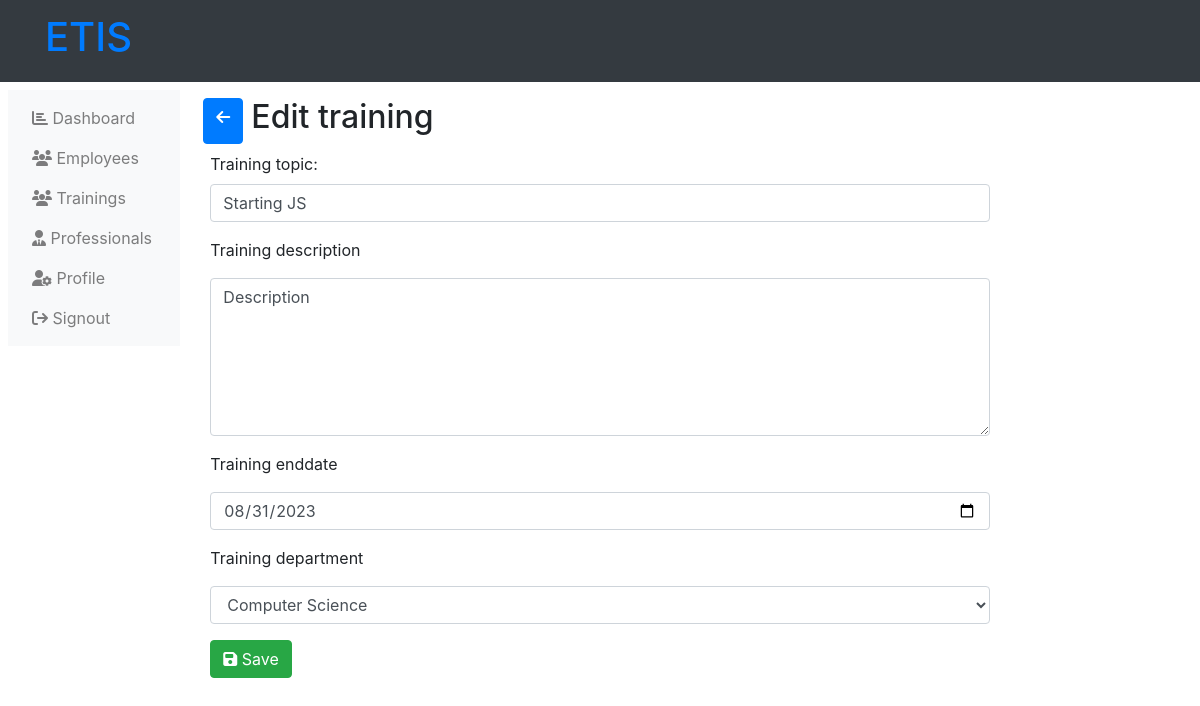
Screenshot of /administrator-edit-training.php?training_id=11 (signed in) with the database file from the repository.
### tables this page shows
CREATE TABLE `trainings` (
  `training_id` int(11) NOT NULL,
  `training_topic` varchar(255) NOT NULL,
  `training_description` text NOT NULL DEFAULT 'This is the defaullt description of the trainings',
  `training_start` varchar(255) NOT NULL,
  `training_end` varchar(255) NOT NULL,
  `training_cover` varchar(255) NOT NULL,
  `training_depart` int(11) NOT NULL,
  `training_status` varchar(255) NOT NULL
);

CREATE TABLE `departments` (
  `depart_id` int(11) NOT NULL,
  `depart_name` varchar(255) NOT NULL
);

### administrator-edit-training.php (the view, shortened to what this page needs)
<?php
    include('php/connection.php');
?>
<!DOCTYPE html>
<html lang="en">
<head>
    <link rel="stylesheet" href="https://maxcdn.bootstrapcdn.com/bootstrap/4.5.2/css/bootstrap.min.css">
    <link rel="stylesheet" href="https://cdnjs.cloudflare.com/ajax/libs/font-awesome/6.4.2/css/all.min.css" />
</head>
<body>
    <?php include("php/administration-header.php"); ?>
    <div class="">
        <div class="row p-2">
            <?php
                include("php/administration-left-links.php");
            ?>
            <div class="col-md-8">
                <?php
                    if (!$_GET['training_id']) {
                        ?>
                        <p class="alert alert-danger">
                            No training sent to server.
                        </p>
                        <?php
                    }
                    else {
                        $training = $_GET['training_id'];
                        $checktraing_exists = mysqli_query($server,"SELECT * from trainings WHERE training_id ='$training'");
                        if (mysqli_num_rows($checktraing_exists) != 1) {
                            ?>
                            <p class="alert alert-danger">
                                Training doesn't exist.
                            </p>
                            <?php
                        }
                        else {
                            $data_training_exists = mysqli_fetch_array($checktraing_exists);
                            $training_topic = $data_training_exists['training_topic'];
                            ?>
                            <div class="row p-2">
                                <a href="administration-trainings.php" class="btn btn-primary">
                                    <i class="fas fa-arrow-left"></i>
                                </a>
                                <h2 class="ml-2">Edit training</h2>
                            </div>
                            <form action="" method="post" enctype="multipart/form-data">
                                <div class="form-group">
                                    <label for="content">Training topic:</label>
                                    <input type="text" name="topic" class="form-control" value="<?php echo $training_topic; ?>">
                                </div>
                                <p>
                                    Training description
                                </p>
                                <p>
                                    <textarea name="descri" placeholder="Type..." rows="6" class="form-control"><?php echo $data_training_exists['training_description']; ?></textarea>
                                </p>
                                <p>
                                    Training enddate
                                </p>
                                <p>
                                    <input type="date" name="end" placeholder="Type..." value="<?php echo $data_training_exists['training_end']; ?>" class="form-control">
                                </p>
                                <p>
                                    Training department
                                </p>
                                <p>
                                    <select name="depart" id="" class="form-control">
                                        <?php
                                            $depart_ment= $data_training_exists['training_depart'];
                                            $get_depart_inf = mysqli_fetch_array(mysqli_query($server,"SELECT * from
                                                departments WHERE
                                                depart_id = '$depart_ment'
                                            "));
                                        ?>
                                        <option value="<?php echo $depart_ment ?>">
                                            <?php echo $get_depart_inf['depart_name']; ?>
                                        </option>
                                    </select>
                                </p>
                                <p>
                                    <button type="submit" name="save_trng" class="btn btn-success">
                                        <i class="fa fa-save"></i>
                                        Save
                                    </button>
                                </p>
                            </form>
                            <?php
                        }
                    }
                ?>
            </div>
        </div>
    </div>
</body>
</html>

### rows the page displays
trainings: topic "Starting JS", descri "Description", end "08/31/2023"
departments: depart "Computer Science"
